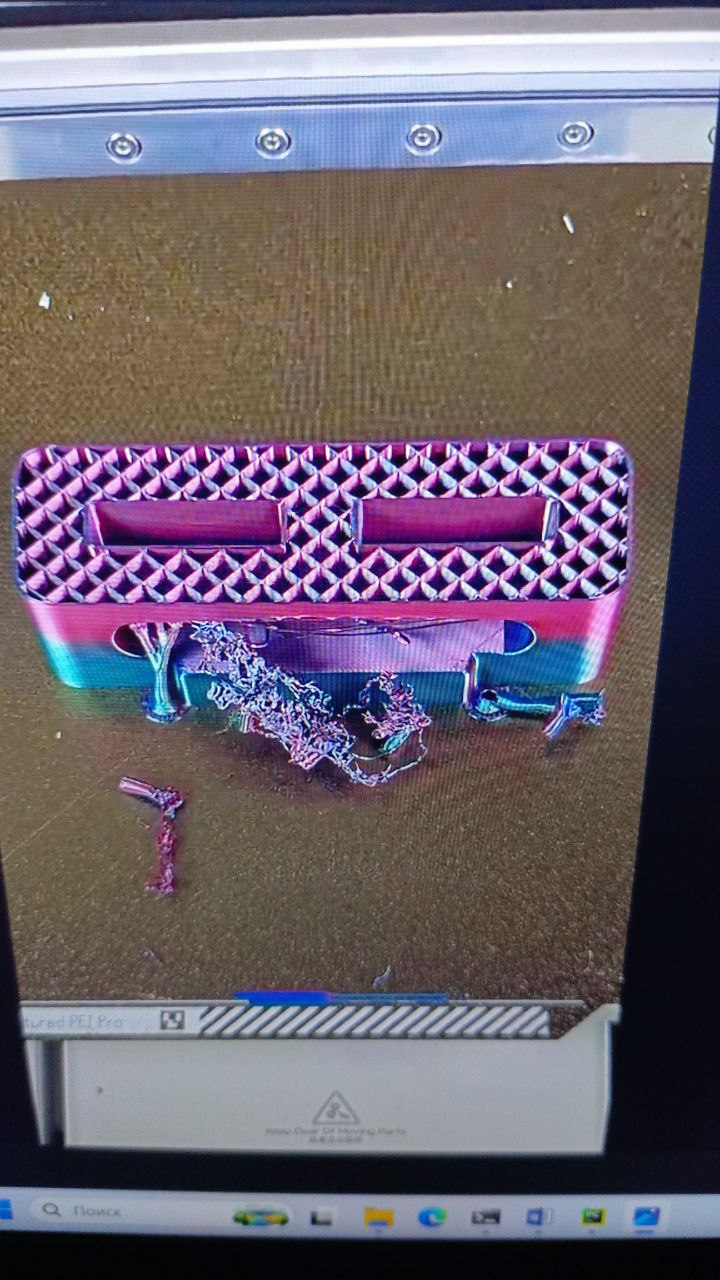
#> input picture src/test/123.jpg, 720 x 1280 px; its folder holds only this picture in this run
$ python -i 'dataset processing.py'   (imports and definitions only)
#> lines starting #> are read from the running program, lines starting #| are printed output that depends on the picture
import os
import numpy as np
from PIL import Image

def grayscale_to_rgb_pil(img_path):
#> called with img_path = '../test/123.jpg'
    img = Image.open(img_path).convert('RGB')
#> img is the input picture: PIL image 720x1280 RGB; mean R, G, B 108.2, 98.5, 111.5
    # Центральный квадратный кроп
    w, h = img.size
#> w = 720; h = 1280
    min_side = min(w, h)
#> min_side = 720
    left = (w - min_side) // 2
#> left = 0
    top = (h - min_side) // 2
#> top = 280
    right = left + min_side
#> right = 720
    bottom = top + min_side
#> bottom = 1000
    img_cropped = img.crop((left, top, right, bottom))  # квадрат
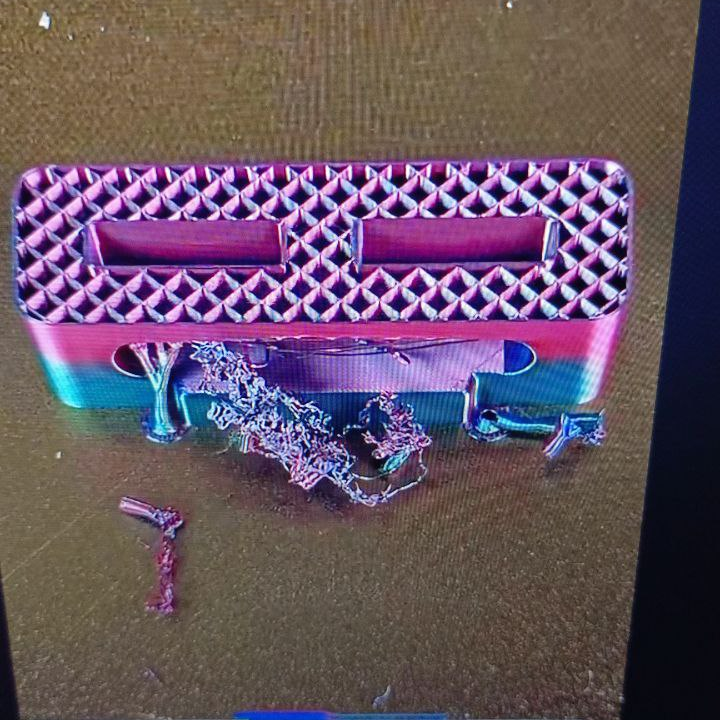
#> img_cropped: PIL image 720x720 RGB; mean R, G, B 102.7, 83.5, 98.3

    # Конвертация в grayscale
    img_np = np.array(img_cropped, dtype=np.float32)
    img = img_cropped.convert('L')  # → grayscale (1 канал)
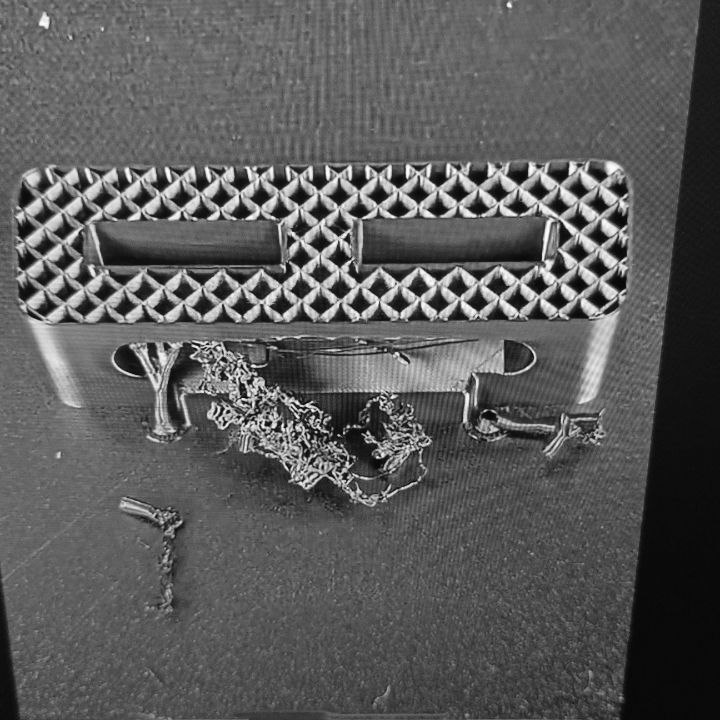
#> img: PIL image 720x720 L; min 1, max 255, mean 90.9
    img = img.convert('RGB')  # → дублируем канал: (H, W, 3)
#> img: PIL image 720x720 RGB
    return img

def preprocess_single_folder(folder_path):
    supported_ext = ('.png', '.jpg', '.jpeg')
    image_files = [
        f for f in os.listdir(folder_path)
        if os.path.isfile(os.path.join(folder_path, f)) and f.lower().endswith(supported_ext)
    ]
    print(f"Найдено {len(image_files)} изображений в {folder_path}")
    for fname in image_files:
        img_path = os.path.join(folder_path, fname)
        try:
            processed_img = grayscale_to_rgb_pil(img_path)
            processed_img.save(img_path)  # перезапись
            print(f"Обработано: {fname}")
        except Exception as e:
            print(f"Ошибка при обработке {fname}: {e}")

# [4 lines not run here, left out]

>>> result = grayscale_to_rgb_pil('../test/123.jpg')

$ run again, on src/test/clean.jpg
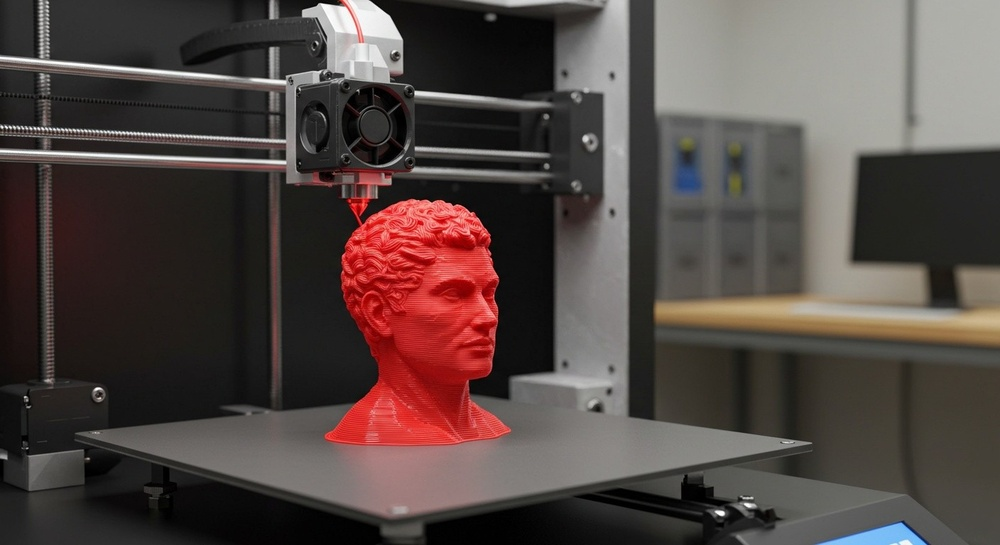
#> input picture src/test/clean.jpg, 1000 x 545 px, shrunk from 1408 x 768 before the run
#> in grayscale_to_rgb_pil, img is the input picture: PIL image 1000x545 RGB; mean R, G, B 83.2, 71, 67.7
#> in grayscale_to_rgb_pil, `img_cropped = img.crop((left, top, right, bottom))`:
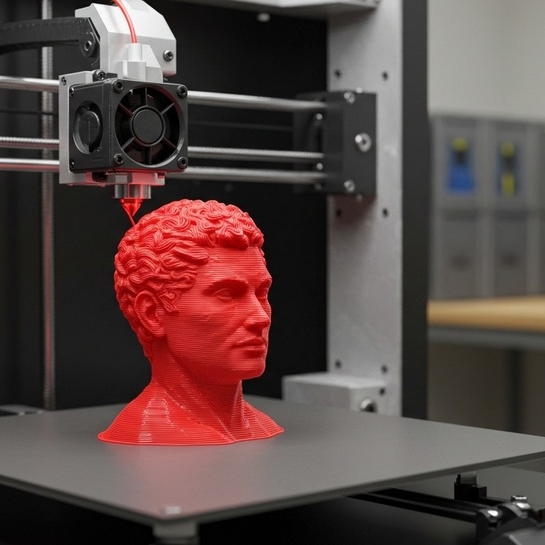
#> img_cropped: PIL image 545x545 RGB; mean R, G, B 89.3, 70, 67.6
#> in grayscale_to_rgb_pil, `img = img_cropped.convert('L')`:
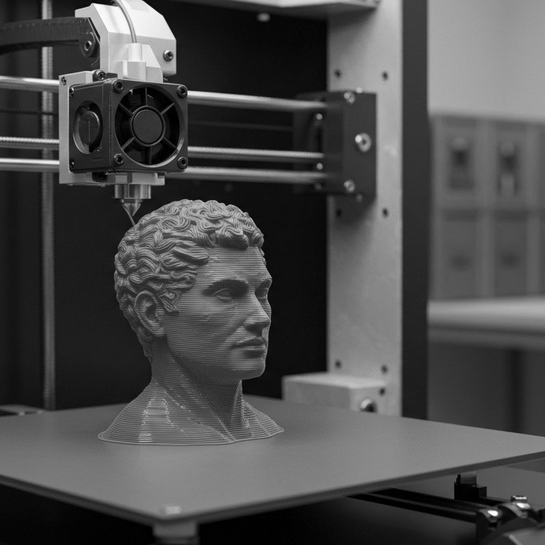
#> img: PIL image 545x545 L; min 0, max 255, mean 75.5

$ run again, on src/test/defect.jpg
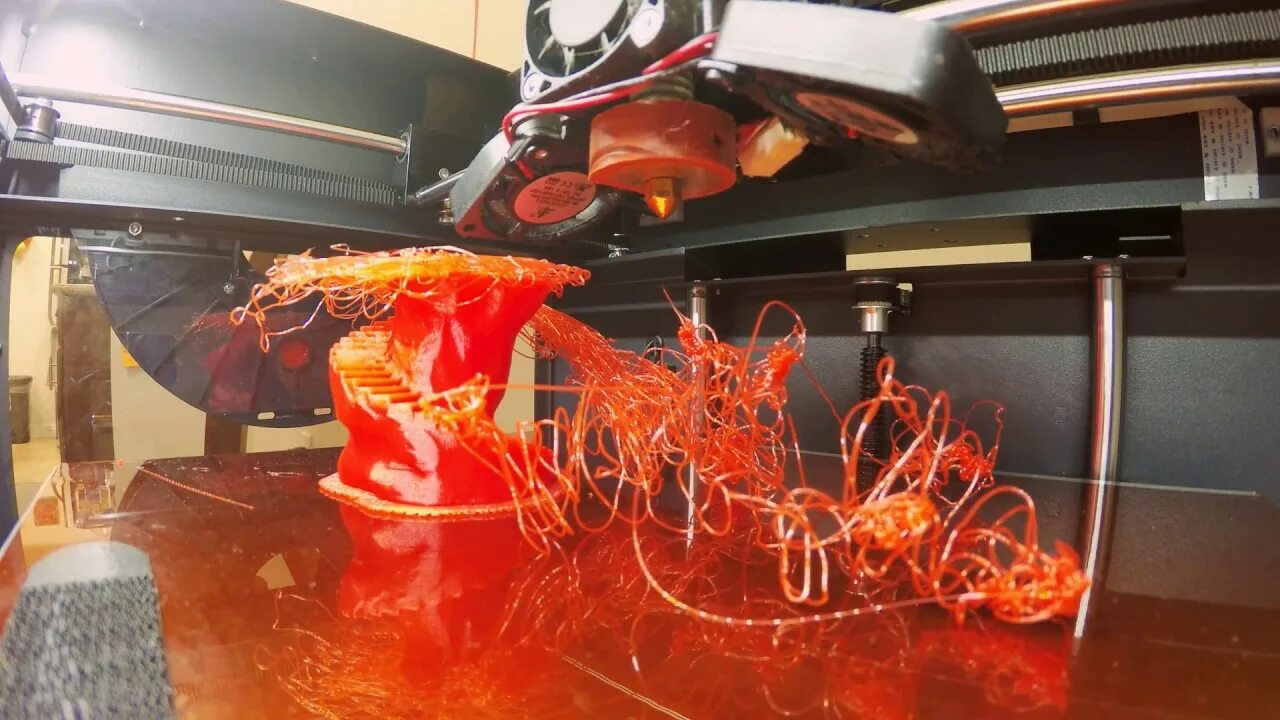
#> input picture src/test/defect.jpg, 1280 x 720 px
#> in grayscale_to_rgb_pil, img is the input picture: PIL image 1280x720 RGB; mean R, G, B 143.4, 87.7, 68.8
#> in grayscale_to_rgb_pil, `img_cropped = img.crop((left, top, right, bottom))`:
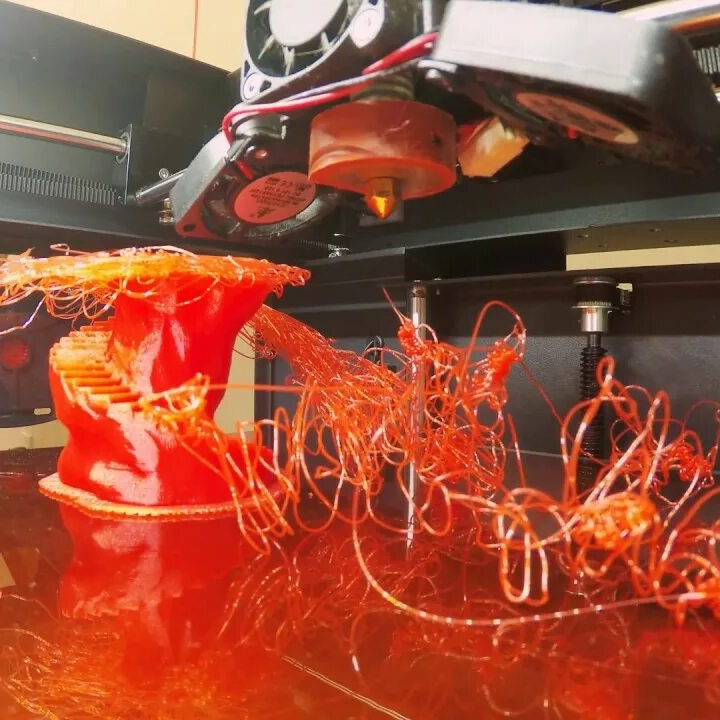
#> img_cropped: PIL image 720x720 RGB; mean R, G, B 155.5, 78.7, 56.8
#> in grayscale_to_rgb_pil, `img = img_cropped.convert('L')`:
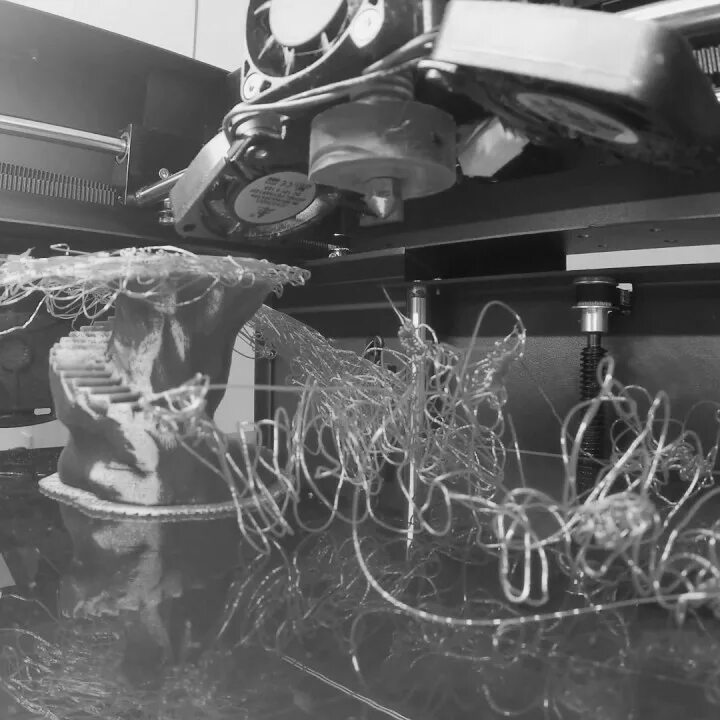
#> img: PIL image 720x720 L; min 6, max 254, mean 99.2
